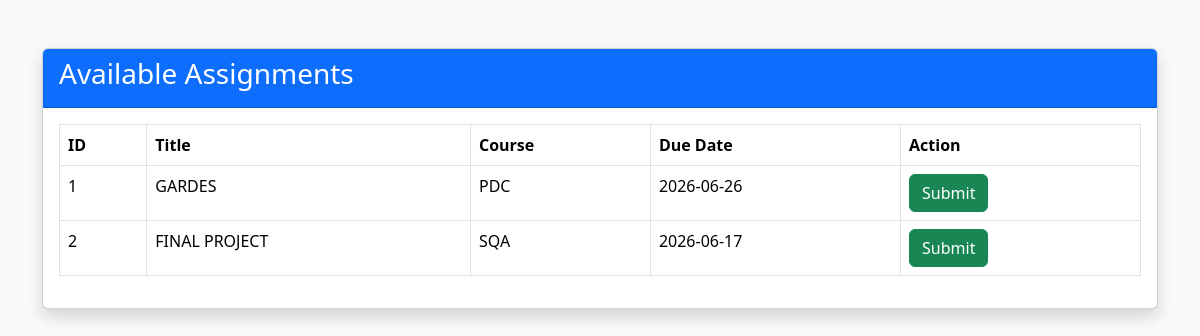
Page /assignment (signed in) on the committed database.
### models/teacher_assignment_model.py (models this page shows)
class TeacherAssignment(db.Model):
    id = db.Column(
        db.Integer,
        primary_key=True
    )
    title = db.Column(
        db.String(200),
        nullable=False
    )
    description = db.Column(
        db.String(500)
    )
    course_name = db.Column(
        db.String(100)
    )
    due_date = db.Column(
        db.String(50)
    )
    created_by = db.Column(
        db.String(100)
    )

### routes/auth_routes.py (the view)
@app.route("/assignment")
def assignment():
    assignments = TeacherAssignment.query.all()
    student_submissions = Assignment.query.filter_by(
        student_id=session["user_id"]
    ).all()
    return render_template(
        "assignment.html",
        assignments=assignments,
        student_submissions=student_submissions
    )

### templates/assignment.html (shortened to what this page needs)
<!DOCTYPE html>
<html>
<head>
<link href="https://cdn.jsdelivr.net/npm/bootstrap@5.3.3/dist/css/bootstrap.min.css"
      rel="stylesheet">
</head>
<body class="bg-light">
<div class="container mt-5">
<div class="card shadow">
<div class="card-header bg-primary text-white">
<h3>Available Assignments</h3>
</div>
<div class="card-body">
<table class="table table-bordered">
<tr>
<th>ID</th>
<th>Title</th>
<th>Course</th>
<th>Due Date</th>
<th>Action</th>
</tr>
{% for assignment in assignments %}
<tr>
<td>{{ assignment.id }}</td>
<td>{{ assignment.title }}</td>
<td>{{ assignment.course_name }}</td>
<td>{{ assignment.due_date }}</td>
<td>
{% set submitted = false %}
{% for s in student_submissions %}
    {% if s.teacher_assignment_id == assignment.id %}
        {% set submitted = true %}
    {% endif %}
{% endfor %}
{% if submitted %}
<span class="badge bg-success">
Submitted
</span>
{% else %}
<a
href="/submit_assignment/{{ assignment.id }}"
class="btn btn-success">
Submit
</a>
{% endif %}
</td>
</tr>
{% endfor %}
</table>
</div>
</div>
</div>
</body>
</html>

### rows in the picture
TeacherAssignment: id "1", title "GARDES", course_name "PDC", due_date "2026-06-26"
TeacherAssignment: id "2", title "FINAL PROJECT", course_name "SQA", due_date "2026-06-17"
